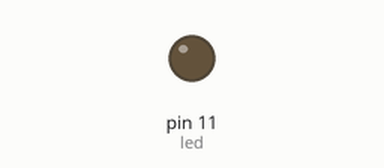
Recording of a sketch running on a simulated Arduino Uno, built with avr-gcc and run on an emulated ATmega328P. Parts: output pins drawn as LEDs (lit = HIGH).

Above: at 0.05 s.
At 0.6 s:
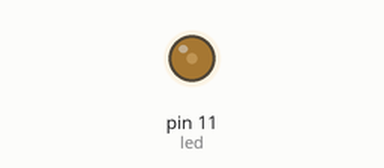
At 0.9 s:
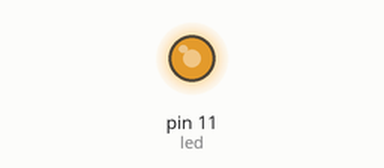
At 1.2 s:
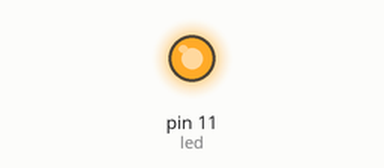
Timing chart, 0 to 3.0 s (numbered marks = the images above):
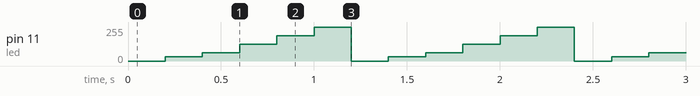

The sketch:

R8_E6.ino
```cpp
int led = 11;

void setup() {
  // put your setup code here, to run once:

}

void loop() {
  // put your main code here, to run repeatedly:
  analogWrite(led, 0);
  delay(200);
  analogWrite(led, 31);
  delay(200);
  analogWrite(led, 63);
  delay(200);
  analogWrite(led, 127);
  delay(200);
  analogWrite(led, 191);
  delay(200);
  analogWrite(led, 255);
  delay(200);
}
```

Measured:
- by itself, pin 11 (led): repeats every 1.2 s: 63/255 0.20 s, 127/255 0.20 s, 191/255 0.20 s, 255/255 0.20 s, 0/255 0.20 s, 31/255 0.20 s
